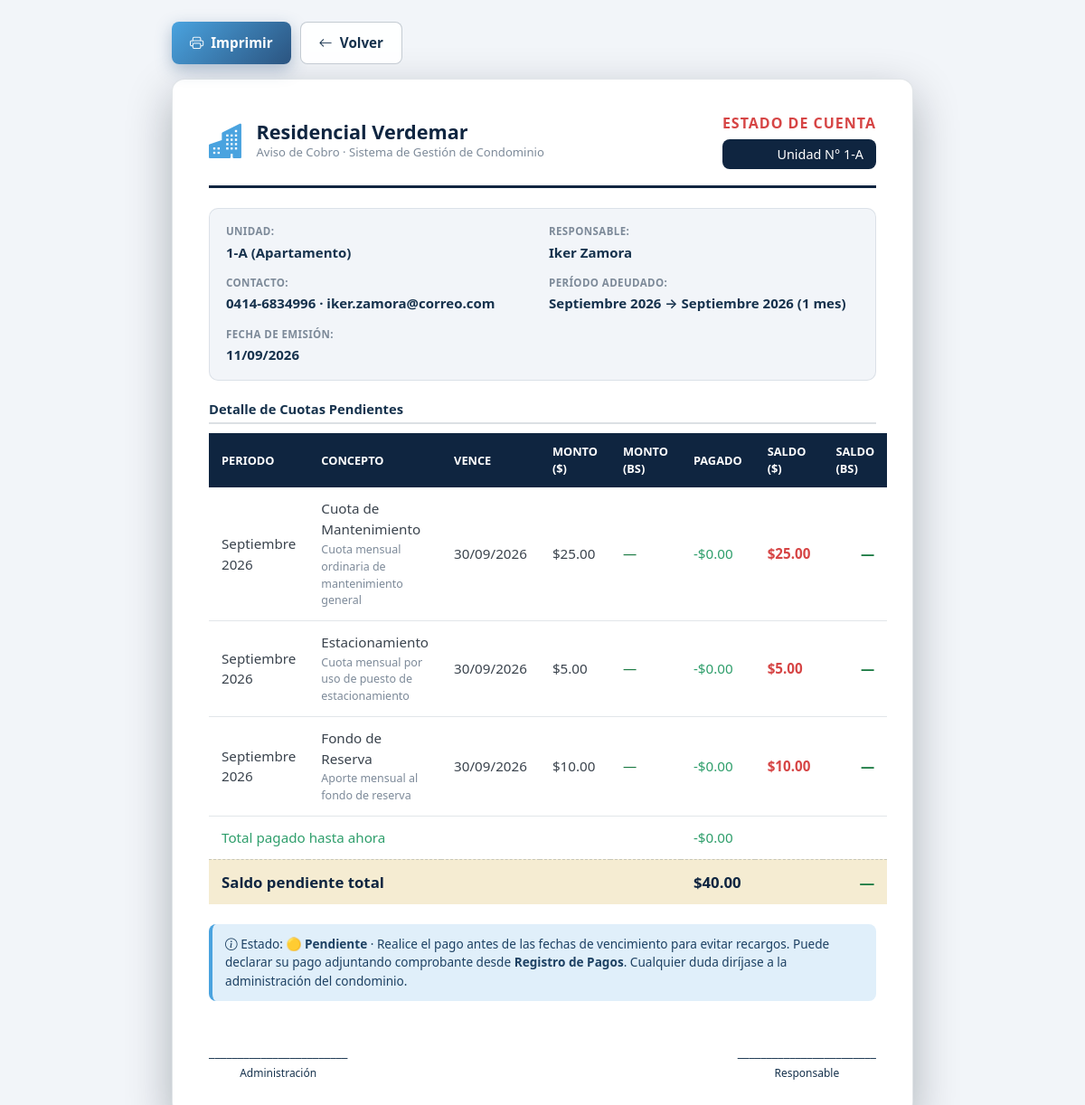
/Vista/vista_aviso.php?unidad_id=1 (signed in), run on the app's committed database.
### tables this page shows
CREATE TABLE `unidades` (
  `id` int(11) NOT NULL AUTO_INCREMENT,
  `torre` varchar(10) NOT NULL,
  `numero` varchar(10) NOT NULL,
  `tipo` enum('apartamento','penthouse','estacionamiento','local','deposito') NOT NULL DEFAULT 'apartamento',
  `estado` enum('activa','inactiva') NOT NULL DEFAULT 'activa',
  PRIMARY KEY (`id`),
  UNIQUE KEY `uq_torre_numero` (`torre`,`numero`)
);

CREATE TABLE `tenencia` (
  `id` int(11) NOT NULL AUTO_INCREMENT,
  `persona_cedula` varchar(20) NOT NULL,
  `unidad_id` int(11) NOT NULL,
  `rol` enum('propietario','inquilino','residente') NOT NULL DEFAULT 'propietario',
  `fecha_inicio` date DEFAULT NULL,
  `estado` enum('activo','inactivo') NOT NULL DEFAULT 'activo',
  PRIMARY KEY (`id`),
  KEY `tenencia_persona` (`persona_cedula`),
  KEY `tenencia_unidad` (`unidad_id`),
  CONSTRAINT `tenencia_ibfk_1` FOREIGN KEY (`persona_cedula`) REFERENCES `personas` (`cedula`) ON DELETE CASCADE,
  CONSTRAINT `tenencia_ibfk_2` FOREIGN KEY (`unidad_id`) REFERENCES `unidades` (`id`) ON DELETE CASCADE
);

CREATE TABLE `personas` (
  `cedula` varchar(20) NOT NULL,
  `nombre` varchar(100) NOT NULL,
  `correo` varchar(100) DEFAULT NULL,
  `telefono` varchar(15) DEFAULT NULL,
  `direccion` text DEFAULT NULL,
  `fecha_nacimiento` date DEFAULT NULL,
  `rep_legal_nombre` varchar(100) DEFAULT NULL,
  `rep_legal_cedula` varchar(20) DEFAULT NULL,
  `rep_legal_correo` varchar(100) DEFAULT NULL,
  `rep_legal_telefono` varchar(15) DEFAULT NULL,
  `rep_legal_fecha_nac` date DEFAULT NULL,
  `fecha_creacion` timestamp NOT NULL DEFAULT current_timestamp(),
  PRIMARY KEY (`cedula`)
);

CREATE TABLE `cuotas_emitidas` (
  `id` int(11) NOT NULL AUTO_INCREMENT,
  `unidad_id` int(11) NOT NULL,
  `concepto_id` int(11) NOT NULL,
  `periodo_mes` tinyint(4) NOT NULL,
  `periodo_anio` int(4) NOT NULL,
  `monto` decimal(10,2) NOT NULL DEFAULT 0.00,
  `monto_pagado` decimal(10,2) NOT NULL DEFAULT 0.00,
  `fecha_emision` date NOT NULL,
  `fecha_vencimiento` date DEFAULT NULL,
  `estado` enum('pendiente','vencida','pagada','parcial','condonada') NOT NULL DEFAULT 'pendiente',
  PRIMARY KEY (`id`),
  UNIQUE KEY `uq_cuota` (`unidad_id`,`concepto_id`,`periodo_mes`,`periodo_anio`),
  KEY `cuota_concepto` (`concepto_id`),
  CONSTRAINT `cuota_ibfk_1` FOREIGN KEY (`unidad_id`) REFERENCES `unidades` (`id`) ON DELETE CASCADE,
  CONSTRAINT `cuota_ibfk_2` FOREIGN KEY (`concepto_id`) REFERENCES `conceptos_cobro` (`id`)
);

CREATE TABLE `conceptos_cobro` (
  `id` int(11) NOT NULL AUTO_INCREMENT,
  `nombre` varchar(100) NOT NULL,
  `monto` decimal(10,2) NOT NULL DEFAULT 0.00,
  `descripcion` text DEFAULT NULL,
  `activo` tinyint(1) NOT NULL DEFAULT 1,
  PRIMARY KEY (`id`)
);

### Modelo/auth.php (called while the page is built, shortened)
<?php
require_once __DIR__ . '/config.php';
function tieneAccesoTotal() {
    $rol = $_SESSION['rol'] ?? '';
    return in_array($rol, ['admin', 'junta']);
}
?>

### Controlador/vista_aviso.php (called while the page is built, shortened)
<?php
include("../Modelo/conexiondb.php");
include("../Modelo/config.php");
include("../Modelo/auth.php");
include("../Modelo/pagos.php");
$unidad_id = (int)($_GET['unidad_id'] ?? 0);
if ($unidad_id > 0) {
    $stmt = $connect->prepare("SELECT id, torre, numero, tipo FROM unidades WHERE id = ?");
    $stmt->bind_param("i", $unidad_id);
    $stmt->execute();
    $aviso = $stmt->get_result()->fetch_assoc();
    if ($aviso) {
        $stmt = $connect->prepare(
            "SELECT p.nombre, p.telefono, p.correo, t.rol
             FROM tenencia t JOIN personas p ON p.cedula = t.persona_cedula
             WHERE t.unidad_id = ? AND t.estado = 'activo'
             ORDER BY FIELD(t.rol, 'propietario', 'residente', 'inquilino') ASC
             LIMIT 1"
        );
        $stmt->bind_param("i", $aviso['id']);
        $stmt->execute();
        $aviso['responsable'] = $stmt->get_result()->fetch_assoc();
        $stmt = $connect->prepare(
            "SELECT c.id, c.periodo_mes, c.periodo_anio, c.monto, c.monto_pagado,
                    (c.monto - c.monto_pagado) AS saldo, c.fecha_vencimiento, c.estado,
                    co.nombre AS concepto, co.descripcion AS concepto_desc
             FROM cuotas_emitidas c
             JOIN conceptos_cobro co ON co.id = c.concepto_id
             WHERE c.unidad_id = ?
               AND c.estado != 'condonada'
               AND c.monto - c.monto_pagado > 0.001
             ORDER BY c.periodo_anio, c.periodo_mes, co.nombre"
        );
        $stmt->bind_param("i", $aviso['id']);
        $stmt->execute();
        $aviso['cuotas_abiertas'] = $stmt->get_result()->fetch_all(MYSQLI_ASSOC);
        $aviso['total_emitido'] = 0;
        $aviso['total_pagado'] = 0;
        $aviso['total_saldo'] = 0;
        foreach ($aviso['cuotas_abiertas'] as $cu) {
            $aviso['total_emitido'] += (float)$cu['monto'];
            $aviso['total_pagado'] += (float)$cu['monto_pagado'];
            $aviso['total_saldo'] += (float)$cu['saldo'];
        }
        $aviso['saldo_favor'] = obtenerSaldoAFavor($connect, $aviso['id']);
        $aviso['saldo_neto'] = round((float)$aviso['total_saldo'] - $aviso['saldo_favor'], 2);
        $aviso['meses'] = 0;
        $aviso['desde_periodo'] = '';
        $aviso['hasta_periodo'] = '';
        if (!empty($aviso['cuotas_abiertas'])) {
            $primer = $aviso['cuotas_abiertas'][0];
            $ultimo = end($aviso['cuotas_abiertas']);
            $aviso['desde_periodo'] = getNombreMes($primer['periodo_mes']) . ' ' . $primer['periodo_anio'];
            $aviso['hasta_periodo'] = getNombreMes($ultimo['periodo_mes']) . ' ' . $ultimo['periodo_anio'];
            $min = $primer['periodo_anio'] * 12 + $primer['periodo_mes'];
            $max = $ultimo['periodo_anio'] * 12 + $ultimo['periodo_mes'];
            $aviso['meses'] = $max - $min + 1;
        }
        $stmt = $connect->prepare(
            "SELECT p.id, p.monto, p.metodo_pago, p.referencia, p.fecha_pago, p.registrado_por, p.nota, p.tipo,
                    COALESCE(co.nombre, 'Anticipo / Saldo a favor') AS concepto
             FROM pagos p
             LEFT JOIN cuotas_emitidas c ON p.cuota_id = c.id
             LEFT JOIN conceptos_cobro co ON c.concepto_id = co.id
             WHERE p.unidad_id = ?
             ORDER BY p.fecha_pago DESC, p.id DESC
             LIMIT 20"
        );
        $stmt->bind_param("i", $aviso['id']);
        $stmt->execute();
        $aviso['pagos'] = $stmt->get_result()->fetch_all(MYSQLI_ASSOC);
        $aviso['total_pagos_registrados'] = 0;
    }
}
$tasa_bs = obtenerTasaBCV();

### Modelo/pagos.php (called while the page is built, shortened)
<?php
function obtenerSaldoAFavor($connect, $unidad_id) {
    $unidad_id = (int)$unidad_id;
    $stmt = $connect->prepare("SELECT saldo FROM saldos WHERE unidad_id = ?");
    $stmt->bind_param("i", $unidad_id);
    $stmt->execute();
    $fila = $stmt->get_result()->fetch_assoc();
    return $fila ? (float)$fila['saldo'] : 0.0;
}

### Modelo/config.php (called while the page is built, shortened)
<?php
function getNombreMes($mes) {
    $meses = [1 => 'Enero', 'Febrero', 'Marzo', 'Abril', 'Mayo', 'Junio',
              'Julio', 'Agosto', 'Septiembre', 'Octubre', 'Noviembre', 'Diciembre'];
    return $meses[(int)$mes] ?? $mes;
}
function obtenerTasaBCV($force_refresh = false) {
    $url = 'https://bcvapi.cc/api/v1/dolar/public';
    $ch = curl_init();
    $http_code = curl_getinfo($ch, CURLINFO_HTTP_CODE);
    return null;
}
?>

### Vista/vista_aviso.php (the view, shortened to what this page needs)
<?php
include("../Controlador/vista_aviso.php");
?>
<!DOCTYPE html>
<html lang="es">
<head>
  <link rel="stylesheet" href="../Estilo/global.css">
  <link rel="stylesheet" href="../assets/css/bootstrap-icons.min.css">
  <link rel="stylesheet" href="../Estilo/vista_aviso.css">
</head>
<body>
  <div class="toolbar no-print">
    <button class="btn btn-primary" onclick="window.print()"><i class="bi bi-printer"></i> Imprimir</button>
    <a href="<?php echo tieneAccesoTotal() ? 'avisos_cobro.php' : 'index.php'; ?>" class="btn btn-secondary"><i class="bi bi-arrow-left"></i> Volver</a>
  </div>
  <?php if (empty($aviso) || empty($aviso['cuotas_abiertas'])): ?>
    <div class="aviso-doc">
      <p style="text-align:center;">
        <?php echo $aviso ? 'Este apartamento no tiene deuda pendiente.' : 'Aviso no encontrado o sin permisos para verlo.'; ?>
      </p>
    </div>
  <?php else: ?>
  <div class="aviso-doc">
    <header class="doc-header">
      <div class="brand">
        <i class="bi bi-buildings-fill"></i>
        <div>
          <h1>Residencial Verdemar</h1>
          <p>Aviso de Cobro · Sistema de Gestión de Condominio</p>
        </div>
      </div>
      <div class="doc-num">
        <strong>ESTADO DE CUENTA</strong>
        <span>Unidad N° <?php echo htmlspecialchars($aviso['numero']); ?></span>
      </div>
    </header>
    <div class="meta-grid">
      <div><label>Unidad:</label>
        <span><?php echo htmlspecialchars($aviso['numero']); ?>
              (<?php echo TIPOS_UNIDAD[$aviso['tipo']] ?? $aviso['tipo']; ?>)</span></div>
      <div><label>Responsable:</label>
        <span><?php echo htmlspecialchars($aviso['responsable']['nombre'] ?? '—'); ?></span></div>
      <div><label>Contacto:</label>
        <span><?php echo htmlspecialchars($aviso['responsable']['telefono'] ?? '—'); ?> · <?php echo htmlspecialchars($aviso['responsable']['correo'] ?? '—'); ?></span></div>
      <div><label>Período adeudado:</label>
        <span><?php echo $aviso['desde_periodo'] . ' → ' . $aviso['hasta_periodo']
                     . ' (<strong>' . $aviso['meses'] . ' mes' . ($aviso['meses'] != 1 ? 'es' : '') . '</strong>)'; ?></span></div>
      <div><label>Fecha de emisión:</label>
        <span><?php echo date('d/m/Y', strtotime('now')); ?></span></div>
    </div>
    <h3 class="doc-section">Detalle de Cuotas Pendientes</h3>
    <table class="doc-table doc-table--detail">
      <thead>
        <tr><th>Periodo</th><th>Concepto</th><th>Vence</th><th>Monto ($)</th><th>Monto (Bs)</th><th>Pagado</th><th>Saldo ($)</th><th>Saldo (Bs)</th></tr>
      </thead>
      <tbody>
        <?php foreach ($aviso['cuotas_abiertas'] as $cu): ?>
        <tr>
          <td><?php echo getNombreMes($cu['periodo_mes']) . ' ' . $cu['periodo_anio']; ?></td>
          <td>
            <?php echo htmlspecialchars($cu['concepto']); ?>
            <?php if (!empty($cu['concepto_desc'])): ?>
              <small class="concepto-desc"><?php echo htmlspecialchars($cu['concepto_desc']); ?></small>
            <?php endif; ?>
          </td>
          <td><?php echo date('d/m/Y', strtotime($cu['fecha_vencimiento'])); ?></td>
          <td>$<?php echo number_format((float)$cu['monto'], 2); ?></td>
          <td style="color:#1a7a42;"><?php
            $monto_cu_bs = convertirABolivares((float)$cu['monto'], $tasa_bs);
            echo $monto_cu_bs !== null ? 'Bs ' . number_format($monto_cu_bs, 2, ',', '.') : '—';
          ?></td>
          <td style="color:var(--verde);">-$<?php echo number_format((float)$cu['monto_pagado'], 2); ?></td>
          <td style="color:var(--rojo);font-weight:700;">$<?php echo number_format((float)$cu['saldo'], 2); ?></td>
          <td style="color:#1a7a42;font-weight:700;"><?php
            $saldo_cu_bs = convertirABolivares((float)$cu['saldo'], $tasa_bs);
            echo $saldo_cu_bs !== null ? 'Bs ' . number_format($saldo_cu_bs, 2, ',', '.') : '—';
          ?></td>
        </tr>
        <?php endforeach; ?>
        <tr class="pagado">
          <td colspan="5">Total pagado hasta ahora</td>
          <td>-$<?php echo number_format((float)$aviso['total_pagado'], 2); ?></td>
          <td colspan="2"></td>
        </tr>
        <tr class="total">
          <td colspan="5">Saldo pendiente total</td>
          <td colspan="2">$<?php echo number_format((float)$aviso['total_saldo'], 2); ?></td>
          <td style="color:#1a7a42;font-weight:700;"><?php
            $total_saldo_bs = convertirABolivares((float)$aviso['total_saldo'], $tasa_bs);
            echo $total_saldo_bs !== null ? 'Bs ' . number_format($total_saldo_bs, 2, ',', '.') : '—';
          ?></td>
        </tr>
      </tbody>
    </table>
    <p class="nota">
      <i class="bi bi-info-circle"></i>
      Estado: <strong><?php
        $estado_res = 'pendiente';
        echo ESTADOS_CUOTA[$estado_res];
      ?></strong>
      · Realice el pago antes de las fechas de vencimiento para evitar recargos.
      <?php if (!tieneAccesoTotal()): ?>
        Puede declarar su pago adjuntando comprobante desde <strong>Registro de Pagos</strong>.
      <?php endif; ?>
      Cualquier duda diríjase a la administración del condominio.
    </p>
    <footer class="doc-footer">
      <div>________________________<br><small>Administración</small></div>
      <div>________________________<br><small>Responsable</small></div>
    </footer>
  </div>
  <?php endif; ?>
</body>
</html>

### Estilo/global.css (style rules this page uses)
:root { --navy-900: #0a1a2e; --navy-800: #0f2540; --navy-700: #16324d; --navy-600: #1d4163; --navy-500: #2b5480; --navy-400: #3d6d9e; --navy-300: #7396bd; --accent: #4aa3df; --accent-hover:#388fc7; --gold: #d4af37; --gold-suave: #f5ecd2; --blanco: #ffffff; --blanco-90: rgba(255, 255, 255, 0.90); --blanco-70: rgba(255, 255, 255, 0.70); --humo: #f2f5f9; --gris-100: #eef1f5; --gris-200: #dfe4ea; --gris-400: #aab4bf; --gris-500: #7d8a99; --gris-600: #5b6673; --gris-700: #3a434d; --verde: #2e9e6b; --verde-hover: #258457; --verde-suave: #e3f4ec; --rojo: #d64545; --rojo-hover: #b93a3a; --rojo-suave: #fbe9e8; --amarillo: #c9971c; --amarillo-suave:#faf1d8; --sombra-sm: 0 2px 8px rgba(6, 16, 30, 0.10); --sombra: 0 8px 24px rgba(6, 16, 30, 0.14); --sombra-lg: 0 18px 50px rgba(6, 16, 30, 0.30); --radio: 12px; --radio-lg: 18px; }
* { margin: 0; padding: 0; box-sizing: border-box; }
html { -webkit-text-size-adjust: 100%; }
body { font-family: 'Segoe UI', 'Inter', Tahoma, Geneva, Verdana, sans-serif; background-color: var(--navy-900); background-image: linear-gradient(180deg, rgba(10, 26, 46, 0.88) 0%, rgba(10, 26, 46, 0.80) 45%, rgba(7, 18, 33, 0.94) 100%), url("../assets/img/fondo.jpg"); background-size: cover; background-position: center; background-repeat: no-repeat; background-attachment: fixed; color: var(--gris-700); min-height: 100vh; padding: clamp(12px, 2.2vw, 28px); line-height: 1.5; font-size: 15px; }
h1, h2, h3, h4 { color: var(--navy-800); font-weight: 700; line-height: 1.25; }
a { color: var(--accent); text-decoration: none; transition: color 0.15s ease; }
.btn { display: inline-flex; align-items: center; justify-content: center; gap: 8px; padding: 11px 20px; border: none; border-radius: 8px; font-size: 0.95rem; font-weight: 600; font-family: inherit; cursor: pointer; text-decoration: none; transition: transform 0.12s ease, box-shadow 0.15s ease, background-color 0.15s ease; }
.btn-primary { background: linear-gradient(135deg, var(--accent) 0%, var(--navy-500) 100%); color: #fff; box-shadow: 0 6px 18px rgba(43, 84, 128, 0.35); }
.btn-secondary { background: rgba(255, 255, 255, 0.92); color: var(--navy-700); border: 1px solid rgba(22, 50, 77, 0.25); }
label { display: block; margin-bottom: 6px; font-weight: 600; color: var(--navy-700); font-size: 0.9rem; }

### data on the page
unidades: numero "1-A", tipo "Apartamento"
tenencia: persona_cedula.nombre "Iker Zamora", persona_cedula.telefono "0414-6834996", persona_cedula.correo "iker.zamora@correo.com"
cuotas_emitidas: periodo_mes "Septiembre", periodo_anio "2026", concepto.nombre "Cuota de Mantenimiento", concepto.descripcion "Cuota mensual ordinaria de mantenimiento general", fecha_vencimiento "30/09/2026", monto "25.00", monto_pagado "0.00", saldo "25.00"
cuotas_emitidas: periodo_mes "Septiembre", periodo_anio "2026", concepto.nombre "Estacionamiento", concepto.descripcion "Cuota mensual por uso de puesto de estacionamiento", fecha_vencimiento "30/09/2026", monto "5.00", monto_pagado "0.00", saldo "5.00"
cuotas_emitidas: periodo_mes "Septiembre", periodo_anio "2026", concepto.nombre "Fondo de Reserva", concepto.descripcion "Aporte mensual al fondo de reserva", fecha_vencimiento "30/09/2026", monto "10.00", monto_pagado "0.00", saldo "10.00"

### other printed values
$aviso['desde_periodo'] "Septiembre 2026"
$aviso['hasta_periodo'] "Septiembre 2026"
$aviso['meses'] "1"
$aviso['total_pagado'] "0.00"
$aviso['total_saldo'] "40.00"
ESTADOS_CUOTA[$estado_res] "🟡 Pendiente"
